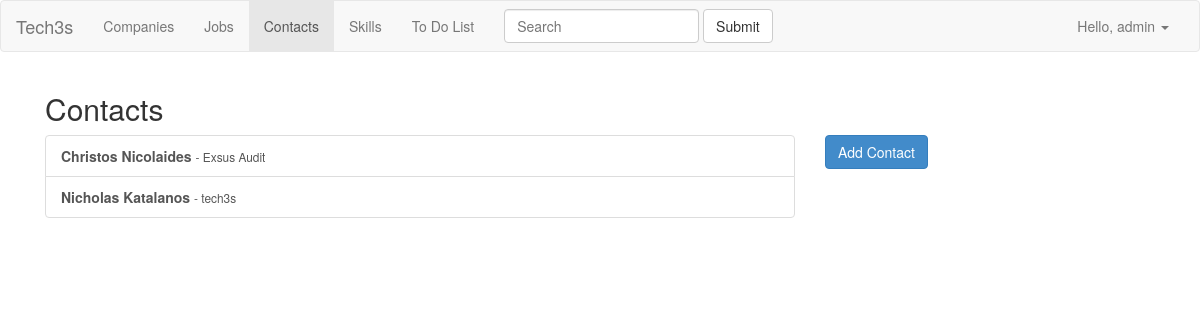
Screenshot of /contacts/ (signed in) with the database file from the repository.
### crm/models.py (models this page shows, shortened)
class Contact(models.Model):
    first_name = models.CharField(max_length=100)
    last_name = models.CharField(max_length=100, db_index=True)
    title = models.CharField(max_length=100, blank=True)
    email = models.EmailField(max_length=250, db_index=True)
    phone = models.CharField(max_length=25, blank=True)
    mobile = models.CharField(max_length=25, blank=True)
    address = models.CharField(max_length=100, blank=True)
    zip_code = models.CharField(max_length=10, blank=True)
    slug = models.SlugField(max_length=250, unique=True, blank=True)
    is_primary_contact = models.BooleanField(default=False)
    timestamp = models.DateTimeField(auto_now_add=True, db_index=True)
    company = models.ForeignKey(Company, related_name='contacts')
    city = models.ForeignKey(City, related_name='contacts')
    created_by = models.ForeignKey(
        settings.AUTH_USER_MODEL, related_name='contacts',
        db_index=True)
    class Meta:
        ordering = ('-is_primary_contact',)
    def get_absolute_url(self):
        return reverse(
            'crm_contact_detail',
            kwargs={
                'company_slug': self.company.slug,
                'contact_slug': self.slug,
            })
    def get_full_name(self):
        return '{} {}'.format(self.first_name, self.last_name)

class Company(models.Model):
    STATUS_CHOICES = (
        ('contacted', 'Contacted'),
        ('accepted', 'Accepted'),
        ('declined', 'Declined'),
        ('n/a', 'N/A'),
    )
    name = models.CharField(max_length=100, db_index=True)
    legal_name = models.CharField(max_length=100, blank=True)
    cif = models.CharField(max_length=25, blank=True)
    website = models.URLField(blank=True)
    description = models.TextField(blank=True)
    address = models.CharField(max_length=100, blank=True)
    zip_code = models.CharField(max_length=10, blank=True)
    slug = models.SlugField(max_length=250, unique=True, blank=True)
    official_company = models.BooleanField(
        default=True,
        help_text='Official company in Nubelo, in case of duplicates',
        blank=True)
    fee = models.CharField(max_length=25, blank=True)
    nubelo_id = models.IntegerField(null=True, blank=True)
    nubelo_url = models.URLField(max_length=250, blank=True)
    status = models.CharField(max_length=15, choices=STATUS_CHOICES)
    updated = models.DateTimeField(auto_now=True)
    timestamp = models.DateTimeField(auto_now_add=True, db_index=True)
    city = models.ForeignKey(City, related_name='companies')
    industry = models.ForeignKey(Industry, related_name='companies')
    skills = models.ManyToManyField(Skill, related_name='companies')
    created_by = models.ForeignKey(
        settings.AUTH_USER_MODEL, related_name='created_companies',
        db_index=True)
    owner = models.ForeignKey(
        settings.AUTH_USER_MODEL, related_name='owned_companies')
    assigned_to = models.ForeignKey(
        settings.AUTH_USER_MODEL, related_name='assigned_companies')
    class Meta:
        ordering = ('-timestamp',)
        verbose_name_plural = "companies"
    def __str__(self):
        return self.name

### crm/views.py (the view)
@class_login_required
class ContactList(PageLinksMixin, ListView):
    model = Contact

### crm/utils.py (called while the page is built)
    def previous_page(self, page):
        if page.has_previous():
            return self._page_urls(page.previous_page_number())
        return None

    def next_page(self, page):
        if page.has_next():
            return self._page_urls(page.next_page_number())
        return None

    def get_context_data(self, **kwargs):
        context = super().get_context_data(**kwargs)
        page = context.get('page_obj')
        if page is not None:
            context.update({
                'previous_page_url': self.previous_page(page),
                'next_page_url': self.next_page(page),
            })
        return context

### crm/templates/crm/contact_list.html (shortened to what this page needs)
{% extends "crm/base_crm.html" %}
{% block crm_content %}
  <h2>Contacts</h2>
  <div class="row">
    <div class="col-md-8">
      <div class="list-group">
        {% for contact in contact_list %}
          <a href="{{ contact.get_absolute_url }}" class="list-group-item">
            <strong>{{ contact.get_full_name }}</strong>
            <small> - {{ contact.company }}</small>
          </a>
        {% empty %}
          <p>There are no contacts to display.</p>
        {% endfor %}
      </div>
    </div>
    {% if request.user.is_superuser %}
    <div class="col-md-4">
      <a role="button" class="btn btn-primary" href="{% url 'crm_contact_create_general' %}">Add Contact</a>
    </div>
    {% endif %}
  </div>
{% endblock %}

### templates/base.html (shortened to what this page needs)
{% load staticfiles %}
<!DOCTYPE html>
<html lang="en">
<head>
  <link rel="stylesheet" type="text/css" href="{% static 'site/css/bootstrap.css' %}">
  <link rel="stylesheet" type="text/css" href="{% static 'site/css/style.css' %}">
</head>
<body>
    <header>
      <nav class="navbar navbar-default">
        <div class="container-fluid">
          <div class="navbar-header">
            <a class="navbar-brand" href="/">Tech3s</a>
          </div>
          {% if user.is_authenticated %}
          <div class="collapse navbar-collapse" id="bs-example-navbar-collapse-1">
            <ul class="nav navbar-nav">
              <li class="{% if '/companies/' in request.path %} active {% endif %}">
                <a href="{% url 'crm_company_list' %}">Companies <span class="sr-only">(current)</span></a>
              </li>
              <li class="{% if '/jobs/' in request.path %} active {% endif %}">
                <a href="{% url 'crm_job_list' %}">Jobs</a>
              </li>
              <li class="{% if '/contacts/' in request.path %} active {% endif %}">
                <a href="{% url 'crm_contact_list' %}">Contacts</a>
              </li>
              <li class="{% if '/skills/' in request.path %} active {% endif %}">
                <a href="{% url 'crm_skill_list' %}">Skills</a>
              </li>
              <li class="{% if '/to-do-list/' in request.path %} active {% endif %}">
                <a href="{% url 'crm_company_action_to_do_list' %}">To Do List</a>
              </li>
            </ul>
            <form class="navbar-form navbar-left" role="search">
              <div class="form-group">
                <input type="text" class="form-control" placeholder="Search">
              </div>
              <button type="submit" class="btn btn-default">Submit</button>
            </form>
            <ul class="nav navbar-nav navbar-right">
              <li class="dropdown">
                <a href="#" class="dropdown-toggle" data-toggle="dropdown" role="button" aria-haspopup="true" aria-expanded="false">Hello, {{ user.username }} <span class="caret"></span></a>
              </li>
            </ul>
          </div>
          {% endif %}
        </div>
      </nav>
    </header>
      <div class="container">
      <div class="container">
        <main>
        {% block content %}{% endblock %}
      </main>
      </div>
      <footer>
      </footer>
    </div>
</body>
</html>

### static/site/css/style.css (style rules this page uses)
footer { padding-top: 30px; }

### rows the page displays
Contact: get_full_name "Christos Nicolaides", company "Exsus Audit"
Contact: get_full_name "Nicholas Katalanos", company "tech3s"

### other values shown
{{ user.username }} "admin"
